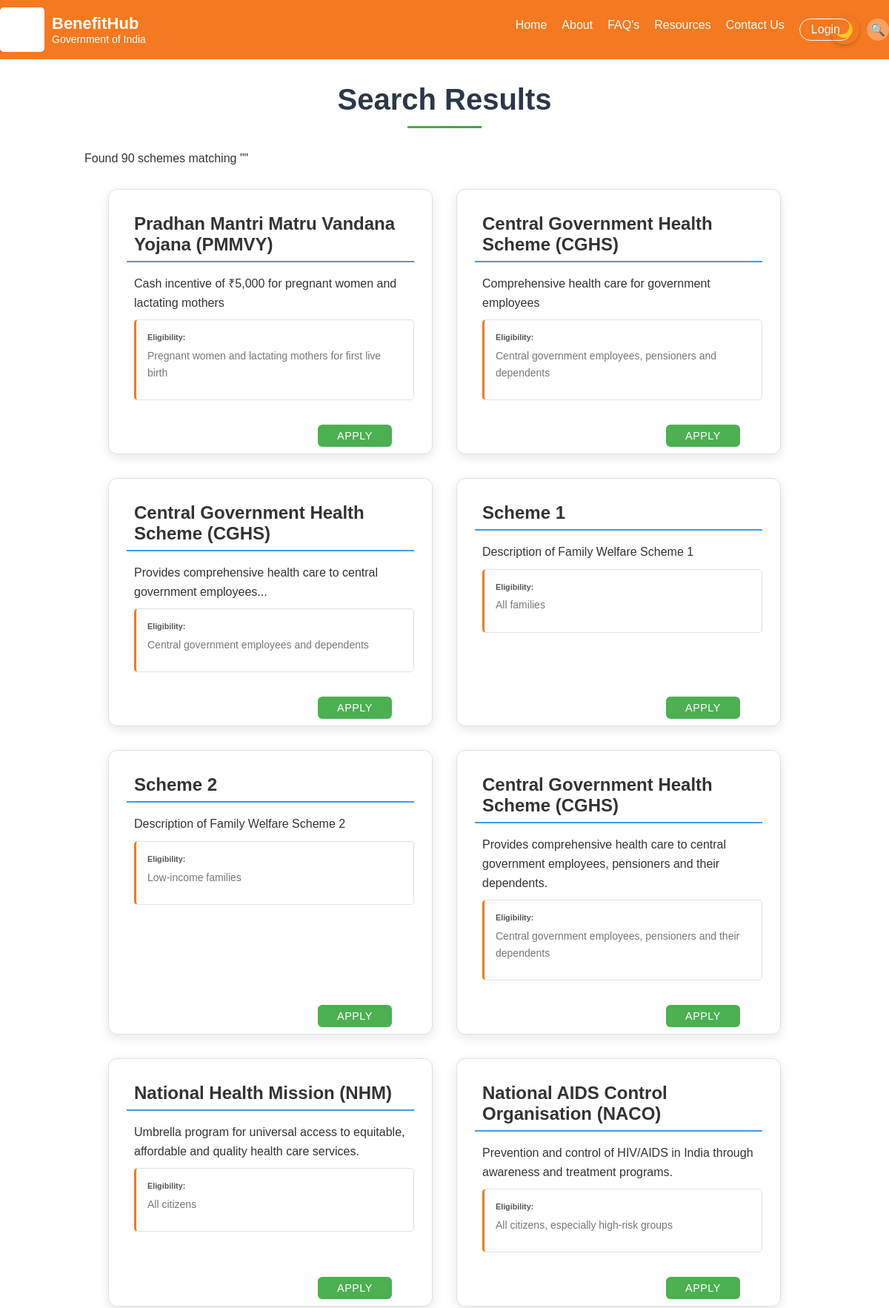
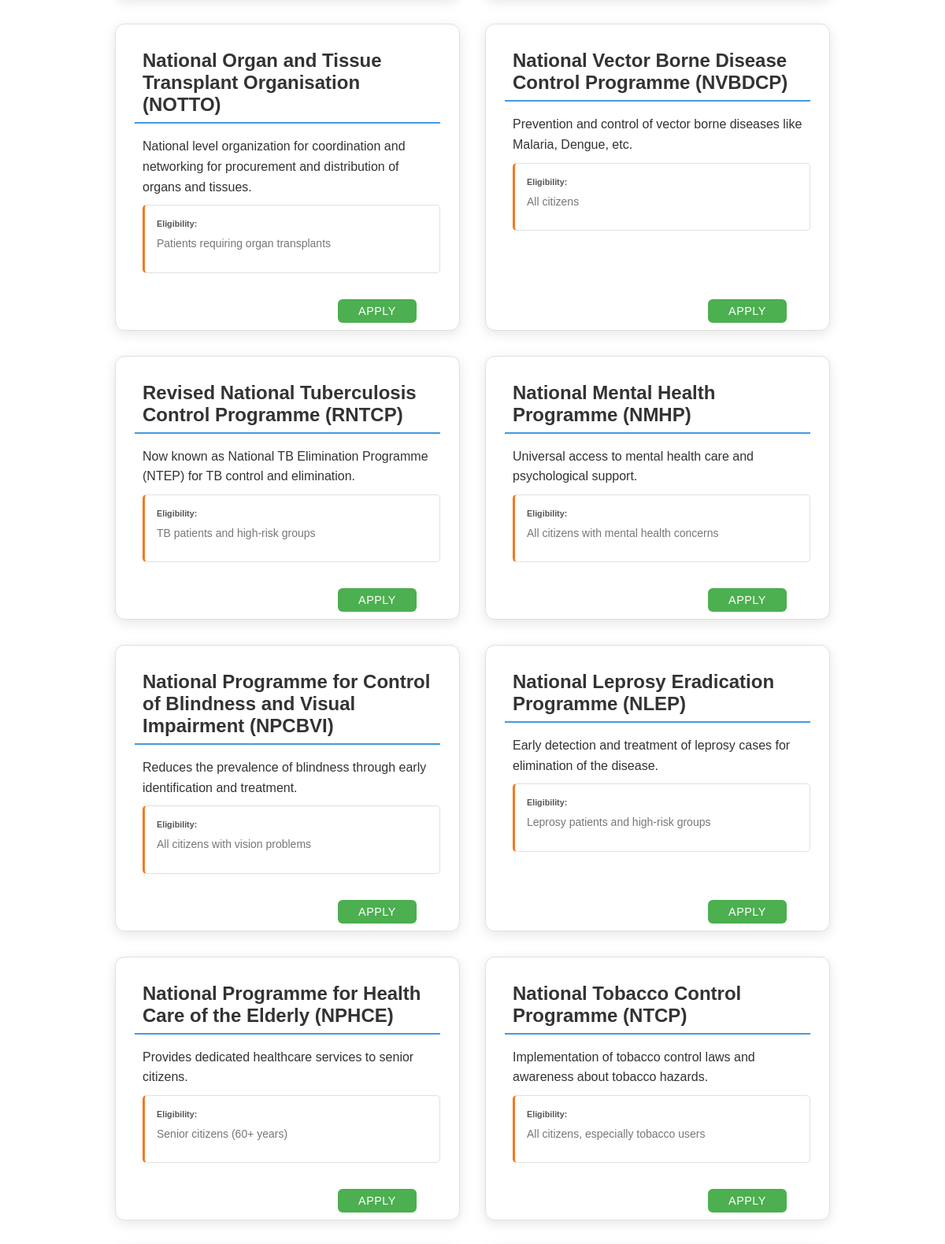
Screenshot of /search (upper part) with the database file from the repository (2 pictures, top to bottom).
### tables this page shows
CREATE TABLE schemes (
                id INTEGER PRIMARY KEY AUTOINCREMENT,
                category_id INTEGER,
                title TEXT NOT NULL,
                description TEXT,
                apply_link TEXT,
                eligibility TEXT,
                benefits TEXT,
                is_featured BOOLEAN DEFAULT 0,
                FOREIGN KEY (category_id) REFERENCES categories (id)
            );

### app.py (the view)
@app.route('/search')
def search():
    query = request.args.get('q', '').lower()
    conn = get_db_connection()
    cursor = conn.cursor()
    cursor.execute('''
        SELECT s.title, s.description, s.apply_link, s.eligibility,
               c.name as category
        FROM schemes s
        JOIN categories c ON s.category_id = c.id
        WHERE LOWER(s.title) LIKE ? OR LOWER(s.description) LIKE ?
    ''', (f'%{query}%', f'%{query}%'))
    results = cursor.fetchall()
    conn.close()
    return render_template('search_results.html',
                         results=results,
                         query=query)

### app.py (called while the page is built)
@app.context_processor
def inject_user():
    return dict(current_user=current_user)

def get_db_connection():
    return Database.get_connection()

### models.py (called while the page is built)
    @staticmethod
    def get_connection():
        try:
            connection = sqlite3.connect('benefithub.db')
            connection.row_factory = sqlite3.Row
            return connection
        except Error as e:
            print(f"Error connecting to SQLite: {e}")
            return None

### templates/search_results.html
{% extends "base.html" %}
{% block content %}
<div class="container mt-5">
    <h1 class="mb-4 section-title">Search Results</h1>
    {% if results %}
        <p class="search-summary">Found {{ results|length }} schemes matching "{{ query }}"</p>
        <div class="schemes-grid">
            {% for result in results %}
            <div class="scheme-box">
                <div class="scheme-content">
                    <h5 class="scheme-title">{{ result.title }}</h5>
                    <div class="scheme-description">
                        <p>{{ result.description }}</p>
                        {% if result.eligibility %}
                        <div class="scheme-details">
                            <h6>Eligibility:</h6>
                            <p>{{ result.eligibility }}</p>
                        </div>
                        {% endif %}
                    </div>
                    <div class="button-container">
                        <button onclick="location.href='{{ result.apply_link }}';" class="apply-button">Apply</button>
                    </div>
                </div>
            </div>
            {% endfor %}
        </div>
    {% else %}
        <div class="no-results">
            <p>No schemes found matching "{{ query }}"</p>
            <a href="/" class="back-link">Return to Home</a>
        </div>
    {% endif %}
</div>
{% endblock %}
{% block extra_css %}
<link rel="stylesheet" href="{{ url_for('static', filename='css/STYLING.CSS') }}">
{% endblock %}

### static/css/style.css (style rules this page uses)
* { margin: 0; padding: 0; box-sizing: border-box; font-family: Arial, sans-serif; }
body { background-color: #f8f9fa; }
.container { width: 90%; max-width: 1300px; margin: 0 auto; }
.section-title { font-size: 24px; font-weight: bold; color: #333; margin: 40px 0 20px 0; }
.scheme-title { font-size: 16px; font-weight: bold; color: #333; margin-bottom: 5px; padding-left: 10px; }
.scheme-description { font-size: 14px; color: #6c757d; padding-left: 10px; }
.apply-button { position: absolute; right: 30px; top: 50%; transform: translateY(-50%); width: 100px; height: 30px; background-color: #1e4c87; color: white; border: none; border-radius: 15px; cursor: pointer; display: flex; align-items: center; justify-content: center; text-decoration: none; }
body { background-color: var(--bg-color); color: var(--text-color); transition: all 0.3s ease; }
.scheme-box { background: var(--card-bg); border-color: var(--card-border); }
.scheme-title { margin-top: 0.5rem; margin-bottom: 1rem; color: #333; font-size: 1.4rem; }
.scheme-description { color: #666; margin-bottom: 1rem; line-height: 1.5; }
.scheme-details { margin-bottom: 1rem; }
.scheme-details h6 { color: #555; margin-bottom: 0.3rem; font-weight: 600; }
.scheme-details p { color: #777; margin: 0; }
.button-container { display: flex; justify-content: center; margin-top: 1.5rem; }
.apply-button { background: #4CAF50; color: white; border: none; padding: 0.7rem 1.5rem; border-radius: 5px; cursor: pointer; font-weight: 600; transition: background 0.3s ease; }

### static/css/chatbot.css (style rules this page uses)
:root { --header-bg: #f47920; --secondary-color: #2e3192; --card-bg: #ffffff; --card-border: #e0e0e0; --text-color: #333333; --light-bg: #f5f5f5; --success-color: #4CAF50; }
.scheme-details { background: white; border-radius: 5px; padding: 15px; margin-top: 10px; border: 1px solid var(--card-border); border-left: 3px solid var(--header-bg); }
.scheme-details p { margin: 0 0 10px 0; font-size: 14px; }

### static/css/styling.css (style rules this page uses)
.schemes-grid { display: grid; grid-template-columns: repeat(auto-fit, minmax(350px, 1fr)); gap: 2rem; padding: 2rem; max-width: 1400px; margin: 0 auto; }
.scheme-box { background: #fff; border-radius: 12px; box-shadow: 0 4px 15px rgba(0, 0, 0, 0.1); transition: all 0.3s ease; position: relative; min-height: 280px; padding: 1.5rem; border: 1px solid #e1e1e1; }
.scheme-content { display: flex; flex-direction: column; height: 100%; }
.scheme-title { color: #1a365d; font-size: 1.5rem; font-weight: 600; margin-bottom: 1rem; padding-bottom: 0.5rem; border-bottom: 2px solid #4299e1; }
.scheme-description { flex: 1; color: #4a5568; font-size: 1rem; line-height: 1.6; margin-bottom: 2rem; }
.button-container { position: absolute; bottom: 1.5rem; right: 1.5rem; text-align: right; }
.apply-button { background-color: #4CAF50; color: white; padding: 0.75rem 1.5rem; border: none; border-radius: 6px; cursor: pointer; font-weight: 500; transition: all 0.3s ease; text-transform: uppercase; letter-spacing: 0.5px; font-size: 0.9rem; }
.section-title { text-align: center; color: #2d3748; margin: 2rem 0; font-size: 2.5rem; font-weight: 700; position: relative; padding-bottom: 1rem; }
.section-title::after { content: ''; position: absolute; bottom: 0; left: 50%; transform: translateX(-50%); width: 100px; height: 3px; background: linear-gradient(to right, #4CAF50, #45a049); }
.scheme-box { background: var(--card-bg); border: 1px solid var(--card-border); color: var(--text-color); }
.scheme-title { color: var(--text-color); }
.scheme-description { color: var(--text-color); }

### rows the page displays
schemes: title "Pradhan Mantri Matru Vandana Yojana (PMMVY)", description "Cash incentive of ₹5,000 for pregnant women and lactating mothers", eligibility "Pregnant women and lactating mothers for first live birth"
schemes: title "Central Government Health Scheme (CGHS)", description "Comprehensive health care for government employees", eligibility "Central government employees, pensioners and dependents"
schemes: title "Central Government Health Scheme (CGHS)", description "Provides comprehensive health care to central government employees...", eligibility "Central government employees and dependents"
schemes: title "Scheme 1", description "Description of Family Welfare Scheme 1", eligibility "All families"
schemes: title "Scheme 2", description "Description of Family Welfare Scheme 2", eligibility "Low-income families"
schemes: title "Central Government Health Scheme (CGHS)", description "Provides comprehensive health care to central government employees, pensioners and their dependents.", eligibility "Central government employees, pensioners and their dependents"
schemes: title "National Health Mission (NHM)", description "Umbrella program for universal access to equitable, affordable and quality health care services.", eligibility "All citizens"
schemes: title "National AIDS Control Organisation (NACO)", description "Prevention and control of HIV/AIDS in India through awareness and treatment programs.", eligibility "All citizens, especially high-risk groups"
schemes: title "National Organ and Tissue Transplant Organisation (NOTTO)", description "National level organization for coordination and networking for procurement and distribution of organs and tissues.", eligibility "Patients requiring organ transplants"
schemes: title "National Vector Borne Disease Control Programme (NVBDCP)", description "Prevention and control of vector borne diseases like Malaria, Dengue, etc.", eligibility "All citizens"
schemes: title "Revised National Tuberculosis Control Programme (RNTCP)", description "Now known as National TB Elimination Programme (NTEP) for TB control and elimination.", eligibility "TB patients and high-risk groups"
schemes: title "National Mental Health Programme (NMHP)", description "Universal access to mental health care and psychological support.", eligibility "All citizens with mental health concerns"
schemes: title "National Programme for Control of Blindness and Visual Impairment (NPCBVI)", description "Reduces the prevalence of blindness through early identification and treatment.", eligibility "All citizens with vision problems"
schemes: title "National Leprosy Eradication Programme (NLEP)", description "Early detection and treatment of leprosy cases for elimination of the disease.", eligibility "Leprosy patients and high-risk groups"
schemes: title "National Programme for Health Care of the Elderly (NPHCE)", description "Provides dedicated healthcare services to senior citizens.", eligibility "Senior citizens (60+ years)"
schemes: title "National Tobacco Control Programme (NTCP)", description "Implementation of tobacco control laws and awareness about tobacco hazards.", eligibility "All citizens, especially tobacco users"

### other values shown
{{ results|length }} "90"
